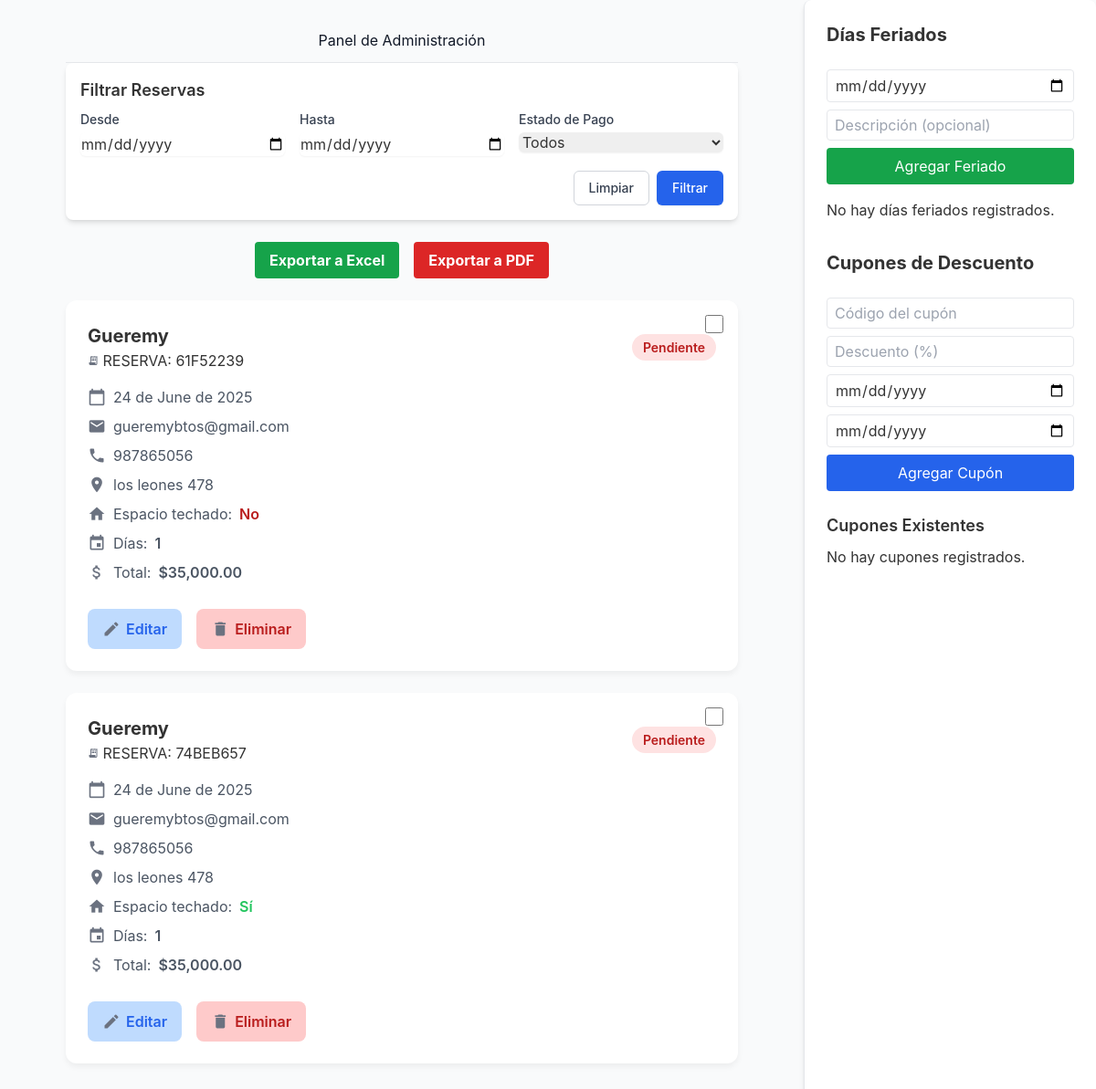
Page /admin-panel/ (signed in) on the committed database.
### booking/models.py (models this page shows, shortened)
class Reserva(models.Model):
    nombre = models.CharField(max_length=100)
    correo = models.EmailField()
    telefono = models.CharField(max_length=20)
    direccion = models.CharField(max_length=200)
    fecha = models.DateField()
    dias = models.PositiveIntegerField("Cantidad de días", default=1)
    espacio_techado = models.BooleanField("¿Cuenta con espacio de 2x2mt techado?", default=False)
    pagado = models.BooleanField(default=False)
    numero_reserva = models.CharField(max_length=10, editable=False, unique=True, blank=True)
    total = models.DecimalField("Total", max_digits=10, decimal_places=2, default=0)
    coupon = models.ForeignKey(Coupon, on_delete=models.SET_NULL, null=True, blank=True)

### booking/views.py (the view)
# urls.py: path('admin-panel/', views.admin_panel, name='admin_panel'),
@staff_member_required
def admin_panel(request):
    reservas = Reserva.objects.all()
    fecha_desde = request.GET.get('fecha_desde')
    fecha_hasta = request.GET.get('fecha_hasta')
    pagado = request.GET.get('pagado')
    if fecha_desde:
        reservas = reservas.filter(fecha__gte=fecha_desde)
    if fecha_hasta:
        reservas = reservas.filter(fecha__lte=fecha_hasta)
    if pagado in ['true', 'false']:
        reservas = reservas.filter(pagado=(pagado == 'true'))
    reservas = reservas.order_by('-fecha')
    dias_feriados = DiaFeriado.objects.all().order_by('fecha')
    coupons = Coupon.objects.all().order_by('-valid_to') # Get all coupons
    return render(request, 'booking/admin_panel.html', {
        'reservas': reservas,
        'dias_feriados': dias_feriados,
        'coupons': coupons, # Pass coupons to the template
        'request': request, # Pasamos el request para acceder a los filtros en la plantilla
    })

### booking/templates/booking/admin_panel.html (shortened to what this page needs)
{% load humanize %}
<!DOCTYPE html>
<html lang="es">
<head>
    <script src="https://cdn.tailwindcss.com"></script>
</head>
<body class="flex flex-col lg:flex-row">
    <div class="main-content">
    <h1 class="text-center">Panel de Administración</h1>
    <form method="GET" class="bg-white p-4 rounded-lg shadow-md mb-6">
        <h3 class="text-lg font-semibold mb-2">Filtrar Reservas</h3>
        <div class="grid grid-cols-1 md:grid-cols-3 gap-4">
            <div>
                <label for="fecha_desde" class="block text-sm font-medium text-gray-700">Desde</label>
                <input type="date" name="fecha_desde" id="fecha_desde" value="{{ request.GET.fecha_desde|default:'' }}" class="mt-1 block w-full border-gray-300 rounded-md shadow-sm">
            </div>
            <div>
                <label for="fecha_hasta" class="block text-sm font-medium text-gray-700">Hasta</label>
                <input type="date" name="fecha_hasta" id="fecha_hasta" value="{{ request.GET.fecha_hasta|default:'' }}" class="mt-1 block w-full border-gray-300 rounded-md shadow-sm">
            </div>
            <div>
                <label for="pagado" class="block text-sm font-medium text-gray-700">Estado de Pago</label>
                <select name="pagado" id="pagado" class="mt-1 block w-full border-gray-300 rounded-md shadow-sm">
                    <option value="" {% if not request.GET.pagado %}selected{% endif %}>Todos</option>
                </select>
            </div>
        </div>
        <div class="mt-4 flex justify-end gap-2">
            <a href="{% url 'admin_panel' %}" class="py-2 px-4 border border-gray-300 rounded-md text-sm font-medium text-gray-700 hover:bg-gray-50">Limpiar</a>
            <button type="submit" class="py-2 px-4 border border-transparent rounded-md shadow-sm text-sm font-medium text-white bg-blue-600 hover:bg-blue-700">Filtrar</button>
        </div>
    </form>
    <form method="POST">
        <div class="flex justify-center gap-4 mb-6">
            <button type="submit" formaction="{% url 'export_reservas_excel' %}?{{ request.GET.urlencode }}" class="bg-green-600 text-white font-bold py-2 px-4 rounded hover:bg-green-700 transition-colors no-underline">
                Exportar a Excel
            </button>
            <button type="submit" formaction="{% url 'export_reservas_pdf' %}?{{ request.GET.urlencode }}" class="bg-red-600 text-white font-bold py-2 px-4 rounded hover:bg-red-700 transition-colors no-underline">
                Exportar a PDF
            </button>
        </div>
        {% for reserva in reservas %}
            <section class="user-card relative">
                <input type="checkbox" name="selected_ids" value="{{ reserva.id }}" class="absolute top-4 right-4 h-5 w-5">
                <header>
                    <div> <h2>{{ reserva.nombre }}</h2>
                        <div class="reservation-id">
                            <span class="material-icons" style="font-size: 12px;">receipt_long</span>
                            RESERVA: {{ reserva.numero_reserva }}
                        </div>
                    </div>
                    {% if reserva.pagado %}
                        <span class="status-paid">Pagado</span>
                    {% else %}
                        <span class="status-unpaid">Pendiente</span>
                    {% endif %}
                </header>
                <ul class="user-info">
                    <li><span class="material-icons">calendar_today</span> {{ reserva.fecha|date:"d \d\e F \d\e Y" }}</li>
                    <li><span class="material-icons">email</span> {{ reserva.correo }}</li>
                    <li><span class="material-icons">phone</span> {{ reserva.telefono }}</li>
                    <li><span class="material-icons">location_on</span> {{ reserva.direccion }}</li>
                    <li>
                        <span class="material-icons">home</span>
                        Espacio techado:
                        <span style="font-weight:600; color:{{ reserva.espacio_techado|yesno:'#22c55e,#b91c1c' }}">
                            {{ reserva.espacio_techado|yesno:"Sí,No" }}
                        </span>
                    </li>
                    <li>
                        <span class="material-icons">event</span>
                        Días: <span style="font-weight:600;">{{ reserva.dias }}</span>
                    </li>
                    <li>
                       <span class="material-icons">attach_money</span>
                       Total:
                       <span style="font-weight:600;">
                           ${{ reserva.total|intcomma }}
                      </span>
                    </li>
                </ul>
                <footer class="actions">
                    <a href="{% url 'editar_reserva' reserva.id %}" class="btn edit-btn">
                        <span class="material-icons">edit</span> Editar
                    </a>
                    <a href="{% url 'eliminar_reserva' reserva.id %}" class="btn delete-btn">
                        <span class="material-icons">delete</span> Eliminar
                    </a>
                </footer>
            </section>
        {% empty %}
            <p class="text-center text-gray-500 mt-8">No se encontraron reservas con los filtros aplicados.</p>
        {% endfor %}
    </form>
    </div>
    <aside class="sidebar bg-white p-6 rounded-lg shadow-md">
        <section class="mb-8">
            <h2 class="text-xl font-bold mb-4">Días Feriados</h2>
            <form method="post" action="{% url 'agregar_feriado' %}" class="mb-4 flex flex-col space-y-2">
                <input type="date" name="fecha" required class="border rounded px-2 py-1">
                <input type="text" name="descripcion" placeholder="Descripción (opcional)" class="border rounded px-2 py-1">
                <button type="submit" class="bg-green-600 text-white px-4 py-2 rounded hover:bg-green-700 transition-colors">Agregar Feriado</button>
            </form>
            <ul>
                {% for feriado in dias_feriados %}
                    <li class="flex items-center justify-between mb-2 p-2 bg-gray-50 rounded">
                        <span>{{ feriado.fecha }} - {{ feriado.descripcion }}</span>
                        <form method="post" action="{% url 'eliminar_feriado' feriado.id %}">
                            {% csrf_token %}
                            <button type="submit" class="bg-red-500 text-white px-2 py-1 rounded hover:bg-red-600 transition-colors text-xs">Eliminar</button>
                        </form>
                    </li>
                {% empty %}
                    <li>No hay días feriados registrados.</li>
                {% endfor %}
            </ul>
        </section>
        <section>
            <h2 class="text-xl font-bold mb-4">Cupones de Descuento</h2>
            <form method="post" action="{% url 'agregar_cupon' %}" class="flex flex-col space-y-2">
                <input type="text" name="code" placeholder="Código del cupón" required class="border rounded px-2 py-1">
                <input type="number" name="discount_percentage" placeholder="Descuento (%)" required min="1" max="100" class="border rounded px-2 py-1">
                <input type="date" name="valid_from" placeholder="Válido desde" required class="border rounded px-2 py-1">
                <input type="date" name="valid_to" placeholder="Válido hasta" required class="border rounded px-2 py-1">
                <button type="submit" class="bg-blue-600 text-white px-4 py-2 rounded hover:bg-blue-700 transition-colors">Agregar Cupón</button>
            </form>
            <h3 class="text-lg font-semibold mt-6 mb-2">Cupones Existentes</h3>
            <ul>
                {% for coupon in coupons %}
                    <li class="flex items-center justify-between mb-2 p-2 bg-gray-50 rounded">
                        <span>{{ coupon.code }} ({{ coupon.discount_percentage }}%) - {{ coupon.valid_from }} a {{ coupon.valid_to }} {% if not coupon.is_active %}<span class="text-red-500">(Inactivo)</span>{% endif %}</span>
                        <form method="post" action="{% url 'eliminar_cupon' coupon.id %}">
                            {% csrf_token %}
                            <button type="submit" class="bg-red-500 text-white px-2 py-1 rounded hover:bg-red-600 transition-colors text-xs">Eliminar</button>
                        </form>
                    </li>
                {% empty %}
                    <li>No hay cupones registrados.</li>
                {% endfor %}
            </ul>
        </section>
    </aside>
</body>
</html>

### booking/templates/booking/admin_panel.html (style rules this page uses)
* { box-sizing: border-box; }
body { font-family: 'Inter', sans-serif; background: #f9fafb; color: #333; margin: 0; }
h1 { font-weight: 600; font-size: 1.5rem; margin-bottom: 24px; border-bottom: 1px solid #e5e7eb; padding-bottom: 12px; color: #111827; }
.user-card { background: #fff; border-radius: 12px; padding: 24px; box-shadow: 0 4px 6px rgb(0 0 0 / 0.05); display: flex; flex-direction: column; gap: 16px; margin-bottom: 24px; }
.user-card header { display: flex; justify-content: space-between; align-items: center; }
.user-card h2 { margin: 0; font-weight: 700; font-size: 1.25rem; }
.status-unpaid { background-color: #fee2e2; color: #b91c1c; padding: 4px 12px; border-radius: 9999px; font-size: 0.875rem; font-weight: 600; }
.user-info { list-style: none; padding: 0; margin: 0; display: flex; flex-direction: column; gap: 8px; color: #4b5563; font-size: 1rem; }
.user-info li { display: flex; align-items: center; gap: 8px; }
.material-icons { font-size: 20px; color: #6b7280; }
.actions { display: flex; gap: 16px; margin-top: 12px; }
.btn { display: flex; align-items: center; gap: 6px; border-radius: 8px; font-weight: 600; cursor: pointer; border: none; padding: 10px 16px; font-size: 1rem; transition: background-color 0.3s ease; text-decoration: none; }
.edit-btn { background-color: #bfdbfe; color: #2563eb; }
.delete-btn { background-color: #fecaca; color: #b91c1c; }
.main-content { flex-grow: 1; max-width: 768px; margin: 32px auto; padding: 0 16px; }
.sidebar { width: 320px; flex-shrink: 0; padding: 32px 16px; background-color: #f3f4f6; border-left: 1px solid #e5e7eb; }

### rows in the picture
Reserva: nombre "Gueremy", numero_reserva "61F52239", pagado "Pendiente", fecha "24 de June de 2025", correo "gueremybtos@gmail.com", telefono "987865056", direccion "los leones 478", espacio_techado "No", dias "1", total "35,000.00"
Reserva: nombre "Gueremy", numero_reserva "74BEB657", pagado "Pendiente", fecha "24 de June de 2025", correo "gueremybtos@gmail.com", telefono "987865056", direccion "los leones 478", espacio_techado "Sí", dias "1", total "35,000.00"
